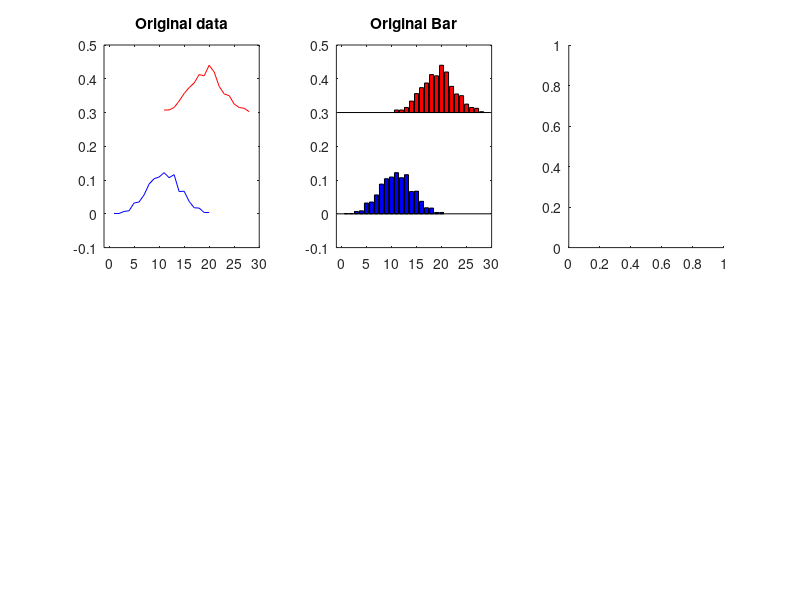

Source code (MATLAB): (Note: this script raises an error after producing the figure.)
clear all
clc
clf

x1 = randn(1000,1);
x2 = randn(800,1);

hi_va1 = hist(x1,20);
hi_va1 = hi_va1./sum(hi_va1);

hi_va2 = hist(x2,18);
hi_va2 = hi_va2./sum(hi_va2)+0.3;

y1 = [1:20];
y2 = [11:28];

blv1 = 0.00;
blv2 = 0.3;

pl_ymax=0.5;% 4 plot
pl_xmax=0.5;
col_mm = jet(100);

subplot(2,3,1)
plot(y1,hi_va1,'b-');
hold on 
plot(y2,hi_va2,'r-');
axis([-1 30 -0.1 0.5  ])
title('Original data');

subplot(2,3,2)
hb1 = bar(y1,hi_va1);
hold on
hb2 = bar(y2,hi_va2);
set(hb1,'Basevalue',blv1,'Facecolor','b');
set(hb2,'Basevalue',blv2,'Facecolor','r');
axis([-1 30 -0.1 0.5])
title('Original Bar')

subplot(2,3,3)
hold on
[hbar_va1]=fun_mm_bar_baseline(y1,hi_va1,blv1,0.5,pl_ymax,col_mm);
[hbar_va2]=fun_mm_bar_baseline(y2,hi_va2,blv2,0.5,pl_ymax,col_mm);
box on
axis([-1 30 -0.1 0.5])
caxis([0 pl_ymax])
colormap(col_mm)
% colorbar
title('mm function bar')

subplot(2,3,4)
plot(hi_va1,y1,'b-');
hold on 
plot(hi_va2,y2,'r-');
axis([-0.1 0.5 -1 30   ])
title('Original data H');

subplot(2,3,5)
hb1 = barh(y1,hi_va1);
hold on
hb2 = barh(y2,hi_va2);
set(hb1,'Basevalue',blv1,'Facecolor','b');
set(hb2,'Basevalue',blv2,'Facecolor','r');
% axis([-1 30 -0.1 0.5])
title('Original Barh')


subplot(2,3,6)
hold on
[hbar_va1]=fun_mm_barh_baseline(hi_va1,y1,blv1,0.5,pl_xmax,col_mm);
[hbar_va2]=fun_mm_barh_baseline(hi_va2,y2,blv2,0.5,pl_xmax,col_mm);
box on
axis([-0.1 0.5 -1 30 ])
caxis([0 pl_xmax])
colormap(col_mm)

h=gcf;
fi_na='./fig_mm_bar_diff_base_line';
fun_work_li_035_myfig_out(h,fi_na,3)